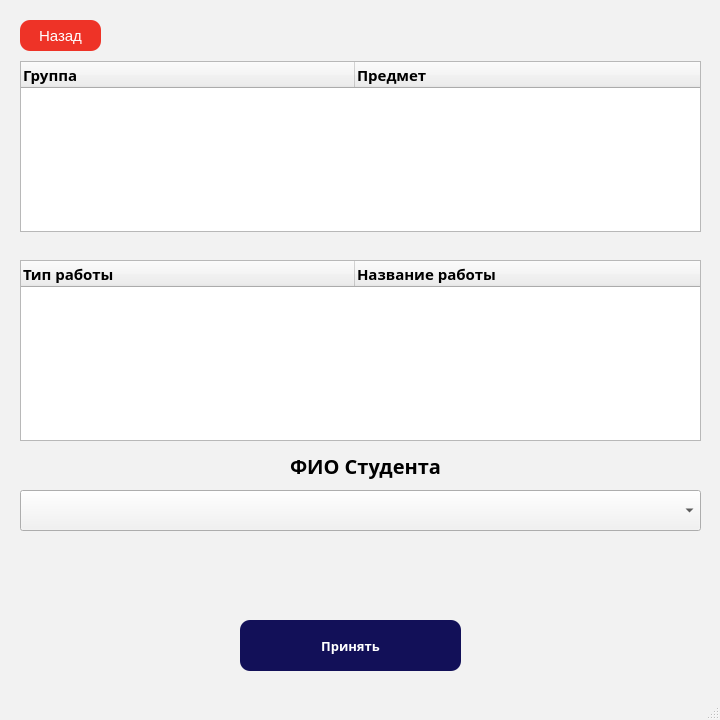
<?xml version="1.0" encoding="UTF-8"?>
<ui version="4.0">
 <class>MainWindow</class>
 <widget class="QMainWindow" name="MainWindow">
  <property name="enabled">
   <bool>true</bool>
  </property>
  <property name="geometry">
   <rect>
    <x>0</x>
    <y>0</y>
    <width>720</width>
    <height>720</height>
   </rect>
  </property>
  <property name="sizePolicy">
   <sizepolicy hsizetype="Fixed" vsizetype="Fixed">
    <horstretch>0</horstretch>
    <verstretch>0</verstretch>
   </sizepolicy>
  </property>
  <property name="minimumSize">
   <size>
    <width>720</width>
    <height>720</height>
   </size>
  </property>
  <property name="maximumSize">
   <size>
    <width>720</width>
    <height>720</height>
   </size>
  </property>
  <property name="palette">
   <palette>
    <active>
     <colorrole role="WindowText">
      <brush brushstyle="SolidPattern">
       <color alpha="255">
        <red>0</red>
        <green>0</green>
        <blue>0</blue>
       </color>
      </brush>
     </colorrole>
     <colorrole role="Button">
      <brush brushstyle="SolidPattern">
       <color alpha="255">
        <red>242</red>
        <green>242</green>
        <blue>242</blue>
       </color>
      </brush>
     </colorrole>
     <colorrole role="Light">
      <brush brushstyle="SolidPattern">
       <color alpha="255">
        <red>255</red>
        <green>255</green>
        <blue>255</blue>
       </color>
      </brush>
     </colorrole>
     <colorrole role="Midlight">
      <brush brushstyle="SolidPattern">
       <color alpha="255">
        <red>248</red>
        <green>248</green>
        <blue>248</blue>
       </color>
      </brush>
     </colorrole>
     <colorrole role="Dark">
      <brush brushstyle="SolidPattern">
       <color alpha="255">
        <red>121</red>
        <green>121</green>
        <blue>121</blue>
       </color>
      </brush>
     </colorrole>
     <colorrole role="Mid">
      <brush brushstyle="SolidPattern">
       <color alpha="255">
        <red>161</red>
        <green>161</green>
        <blue>161</blue>
       </color>
      </brush>
     </colorrole>
     <colorrole role="Text">
      <brush brushstyle="SolidPattern">
       <color alpha="255">
        <red>0</red>
        <green>0</green>
        <blue>0</blue>
       </color>
      </brush>
     </colorrole>
     <colorrole role="BrightText">
      <brush brushstyle="SolidPattern">
       <color alpha="255">
        <red>255</red>
        <green>255</green>
        <blue>255</blue>
       </color>
      </brush>
     </colorrole>
     <colorrole role="ButtonText">
      <brush brushstyle="SolidPattern">
       <color alpha="255">
        <red>0</red>
        <green>0</green>
        <blue>0</blue>
       </color>
      </brush>
     </colorrole>
     <colorrole role="Base">
      <brush brushstyle="SolidPattern">
       <color alpha="255">
        <red>255</red>
        <green>255</green>
        <blue>255</blue>
       </color>
      </brush>
     </colorrole>
     <colorrole role="Window">
      <brush brushstyle="SolidPattern">
       <color alpha="255">
        <red>242</red>
        <green>242</green>
        <blue>242</blue>
       </color>
      </brush>
     </colorrole>
     <colorrole role="Shadow">
      <brush brushstyle="SolidPattern">
       <color alpha="255">
        <red>0</red>
        <green>0</green>
        <blue>0</blue>
       </color>
      </brush>
     </colorrole>
     <colorrole role="AlternateBase">
      <brush brushstyle="SolidPattern">
       <color alpha="255">
        <red>248</red>
        <green>248</green>
        <blue>248</blue>
       </color>
      </brush>
     </colorrole>
     <colorrole role="ToolTipBase">
      <brush brushstyle="SolidPattern">
       <color alpha="255">
        <red>255</red>
        <green>255</green>
        <blue>220</blue>
       </color>
      </brush>
     </colorrole>
     <colorrole role="ToolTipText">
      <brush brushstyle="SolidPattern">
       <color alpha="255">
        <red>0</red>
        <green>0</green>
        <blue>0</blue>
       </color>
      </brush>
     </colorrole>
    </active>
    <inactive>
     <colorrole role="WindowText">
      <brush brushstyle="SolidPattern">
       <color alpha="255">
        <red>0</red>
        <green>0</green>
        <blue>0</blue>
       </color>
      </brush>
     </colorrole>
     <colorrole role="Button">
      <brush brushstyle="SolidPattern">
       <color alpha="255">
        <red>242</red>
        <green>242</green>
        <blue>242</blue>
       </color>
      </brush>
     </colorrole>
     <colorrole role="Light">
      <brush brushstyle="SolidPattern">
       <color alpha="255">
        <red>255</red>
        <green>255</green>
        <blue>255</blue>
       </color>
      </brush>
     </colorrole>
     <colorrole role="Midlight">
      <brush brushstyle="SolidPattern">
       <color alpha="255">
        <red>248</red>
        <green>248</green>
        <blue>248</blue>
       </color>
      </brush>
     </colorrole>
     <colorrole role="Dark">
      <brush brushstyle="SolidPattern">
       <color alpha="255">
        <red>121</red>
        <green>121</green>
        <blue>121</blue>
       </color>
      </brush>
     </colorrole>
     <colorrole role="Mid">
      <brush brushstyle="SolidPattern">
       <color alpha="255">
        <red>161</red>
        <green>161</green>
        <blue>161</blue>
       </color>
      </brush>
     </colorrole>
     <colorrole role="Text">
      <brush brushstyle="SolidPattern">
       <color alpha="255">
        <red>0</red>
        <green>0</green>
        <blue>0</blue>
       </color>
      </brush>
     </colorrole>
     <colorrole role="BrightText">
      <brush brushstyle="SolidPattern">
       <color alpha="255">
        <red>255</red>
        <green>255</green>
        <blue>255</blue>
       </color>
      </brush>
     </colorrole>
     <colorrole role="ButtonText">
      <brush brushstyle="SolidPattern">
       <color alpha="255">
        <red>0</red>
        <green>0</green>
        <blue>0</blue>
       </color>
      </brush>
     </colorrole>
     <colorrole role="Base">
      <brush brushstyle="SolidPattern">
       <color alpha="255">
        <red>255</red>
        <green>255</green>
        <blue>255</blue>
       </color>
      </brush>
     </colorrole>
     <colorrole role="Window">
      <brush brushstyle="SolidPattern">
       <color alpha="255">
        <red>242</red>
        <green>242</green>
        <blue>242</blue>
       </color>
      </brush>
     </colorrole>
     <colorrole role="Shadow">
      <brush brushstyle="SolidPattern">
       <color alpha="255">
        <red>0</red>
        <green>0</green>
        <blue>0</blue>
       </color>
      </brush>
     </colorrole>
     <colorrole role="AlternateBase">
      <brush brushstyle="SolidPattern">
       <color alpha="255">
        <red>248</red>
        <green>248</green>
        <blue>248</blue>
       </color>
      </brush>
     </colorrole>
     <colorrole role="ToolTipBase">
      <brush brushstyle="SolidPattern">
       <color alpha="255">
        <red>255</red>
        <green>255</green>
        <blue>220</blue>
       </color>
      </brush>
     </colorrole>
     <colorrole role="ToolTipText">
      <brush brushstyle="SolidPattern">
       <color alpha="255">
        <red>0</red>
        <green>0</green>
        <blue>0</blue>
       </color>
      </brush>
     </colorrole>
    </inactive>
    <disabled>
     <colorrole role="WindowText">
      <brush brushstyle="SolidPattern">
       <color alpha="255">
        <red>121</red>
        <green>121</green>
        <blue>121</blue>
       </color>
      </brush>
     </colorrole>
     <colorrole role="Button">
      <brush brushstyle="SolidPattern">
       <color alpha="255">
        <red>242</red>
        <green>242</green>
        <blue>242</blue>
       </color>
      </brush>
     </colorrole>
     <colorrole role="Light">
      <brush brushstyle="SolidPattern">
       <color alpha="255">
        <red>255</red>
        <green>255</green>
        <blue>255</blue>
       </color>
      </brush>
     </colorrole>
     <colorrole role="Midlight">
      <brush brushstyle="SolidPattern">
       <color alpha="255">
        <red>248</red>
        <green>248</green>
        <blue>248</blue>
       </color>
      </brush>
     </colorrole>
     <colorrole role="Dark">
      <brush brushstyle="SolidPattern">
       <color alpha="255">
        <red>121</red>
        <green>121</green>
        <blue>121</blue>
       </color>
      </brush>
     </colorrole>
     <colorrole role="Mid">
      <brush brushstyle="SolidPattern">
       <color alpha="255">
        <red>161</red>
        <green>161</green>
        <blue>161</blue>
       </color>
      </brush>
     </colorrole>
     <colorrole role="Text">
      <brush brushstyle="SolidPattern">
       <color alpha="255">
        <red>121</red>
        <green>121</green>
        <blue>121</blue>
       </color>
      </brush>
     </colorrole>
     <colorrole role="BrightText">
      <brush brushstyle="SolidPattern">
       <color alpha="255">
        <red>255</red>
        <green>255</green>
        <blue>255</blue>
       </color>
      </brush>
     </colorrole>
     <colorrole role="ButtonText">
      <brush brushstyle="SolidPattern">
       <color alpha="255">
        <red>121</red>
        <green>121</green>
        <blue>121</blue>
       </color>
      </brush>
     </colorrole>
     <colorrole role="Base">
      <brush brushstyle="SolidPattern">
       <color alpha="255">
        <red>242</red>
        <green>242</green>
        <blue>242</blue>
       </color>
      </brush>
     </colorrole>
     <colorrole role="Window">
      <brush brushstyle="SolidPattern">
       <color alpha="255">
        <red>242</red>
        <green>242</green>
        <blue>242</blue>
       </color>
      </brush>
     </colorrole>
     <colorrole role="Shadow">
      <brush brushstyle="SolidPattern">
       <color alpha="255">
        <red>0</red>
        <green>0</green>
        <blue>0</blue>
       </color>
      </brush>
     </colorrole>
     <colorrole role="AlternateBase">
      <brush brushstyle="SolidPattern">
       <color alpha="255">
        <red>242</red>
        <green>242</green>
        <blue>242</blue>
       </color>
      </brush>
     </colorrole>
     <colorrole role="ToolTipBase">
      <brush brushstyle="SolidPattern">
       <color alpha="255">
        <red>255</red>
        <green>255</green>
        <blue>220</blue>
       </color>
      </brush>
     </colorrole>
     <colorrole role="ToolTipText">
      <brush brushstyle="SolidPattern">
       <color alpha="255">
        <red>0</red>
        <green>0</green>
        <blue>0</blue>
       </color>
      </brush>
     </colorrole>
    </disabled>
   </palette>
  </property>
  <property name="font">
   <font>
    <pointsize>15</pointsize>
   </font>
  </property>
  <property name="acceptDrops">
   <bool>false</bool>
  </property>
  <property name="windowTitle">
   <string>Принять работу</string>
  </property>
  <widget class="QWidget" name="centralwidget">
   <widget class="QLabel" name="label">
    <property name="geometry">
     <rect>
      <x>290</x>
      <y>450</y>
      <width>151</width>
      <height>31</height>
     </rect>
    </property>
    <property name="font">
     <font>
      <family>Raleway</family>
      <pointsize>-1</pointsize>
      <weight>75</weight>
      <italic>false</italic>
      <bold>true</bold>
     </font>
    </property>
    <property name="styleSheet">
     <string notr="true">font-family: Raleway;
font-style: normal;
font-weight: bold;
font-size:20px;
</string>
    </property>
    <property name="text">
     <string>ФИО Студента</string>
    </property>
   </widget>
   <widget class="QPushButton" name="pushButton">
    <property name="geometry">
     <rect>
      <x>240</x>
      <y>620</y>
      <width>221</width>
      <height>51</height>
     </rect>
    </property>
    <property name="font">
     <font>
      <family>Raleway</family>
      <pointsize>-1</pointsize>
      <weight>75</weight>
      <italic>false</italic>
      <bold>true</bold>
     </font>
    </property>
    <property name="styleSheet">
     <string notr="true">QPushButton {
	background:#121058;
	border-style: solid;
	border-radius: 10px;
	font-family: Raleway;
	font-style: normal;
	font-weight: bold;
	font-size: 13px;
	line-height: 12px;
	color: #FFFFFF;
}
</string>
    </property>
    <property name="text">
     <string>Принять</string>
    </property>
   </widget>
   <widget class="QComboBox" name="FIO_input">
    <property name="geometry">
     <rect>
      <x>20</x>
      <y>490</y>
      <width>681</width>
      <height>41</height>
     </rect>
    </property>
    <property name="font">
     <font>
      <family>Consolas</family>
     </font>
    </property>
    <property name="styleSheet">
     <string notr="true">QComboBox {
	background:#FFF;
	border-radius: 10px;
	border:1px solid black;	
}
QComboBox::down-arrow {
    image: url(C:\/Users\/LEMUR\/Desktop\/электронный помощник студента\/ui\/arrow.png);
}

QComboBox::drop-down {
    width: 30px;
	border:0px;
}
</string>
    </property>
   </widget>
   <widget class="QTreeWidget" name="treeWidget">
    <property name="geometry">
     <rect>
      <x>20</x>
      <y>61</y>
      <width>681</width>
      <height>171</height>
     </rect>
    </property>
    <property name="font">
     <font>
      <family>Raleway</family>
      <pointsize>-1</pointsize>
      <weight>75</weight>
      <italic>false</italic>
      <bold>true</bold>
     </font>
    </property>
    <property name="styleSheet">
     <string notr="true">font-family: Raleway;
font-style: normal;
font-weight: bold;
font-size:15px;
</string>
    </property>
    <property name="autoScrollMargin">
     <number>16</number>
    </property>
    <property name="indentation">
     <number>25</number>
    </property>
    <attribute name="headerDefaultSectionSize">
     <number>334</number>
    </attribute>
    <column>
     <property name="text">
      <string>Группа</string>
     </property>
    </column>
    <column>
     <property name="text">
      <string>Предмет</string>
     </property>
    </column>
   </widget>
   <widget class="QTreeWidget" name="treeWidget_2">
    <property name="geometry">
     <rect>
      <x>20</x>
      <y>260</y>
      <width>681</width>
      <height>181</height>
     </rect>
    </property>
    <property name="font">
     <font>
      <family>Raleway</family>
      <pointsize>-1</pointsize>
      <weight>75</weight>
      <italic>false</italic>
      <bold>true</bold>
     </font>
    </property>
    <property name="styleSheet">
     <string notr="true">font-family: Raleway;
font-style: normal;
font-weight: bold;
font-size:15px;
</string>
    </property>
    <property name="autoScrollMargin">
     <number>16</number>
    </property>
    <property name="indentation">
     <number>25</number>
    </property>
    <attribute name="headerDefaultSectionSize">
     <number>334</number>
    </attribute>
    <column>
     <property name="text">
      <string>Тип работы</string>
     </property>
    </column>
    <column>
     <property name="text">
      <string>Название работы</string>
     </property>
    </column>
   </widget>
   <widget class="QLabel" name="alert">
    <property name="geometry">
     <rect>
      <x>160</x>
      <y>560</y>
      <width>421</width>
      <height>31</height>
     </rect>
    </property>
    <property name="layoutDirection">
     <enum>Qt::LeftToRight</enum>
    </property>
    <property name="styleSheet">
     <string notr="true">font-family: Raleway;
font-style: normal;
font-weight: bold;
font-size:15px;
</string>
    </property>
    <property name="text">
     <string/>
    </property>
    <property name="alignment">
     <set>Qt::AlignCenter</set>
    </property>
   </widget>
   <widget class="QPushButton" name="back_button">
    <property name="geometry">
     <rect>
      <x>20</x>
      <y>20</y>
      <width>81</width>
      <height>31</height>
     </rect>
    </property>
    <property name="font">
     <font>
      <pointsize>-1</pointsize>
     </font>
    </property>
    <property name="styleSheet">
     <string notr="true">background:#EE3327;
border-style: solid;
border-radius: 10px;
font-size:15px;
color:white;
</string>
    </property>
    <property name="text">
     <string>Назад</string>
    </property>
   </widget>
  </widget>
  <widget class="QStatusBar" name="statusbar"/>
 </widget>
 <resources/>
 <connections/>
</ui>
